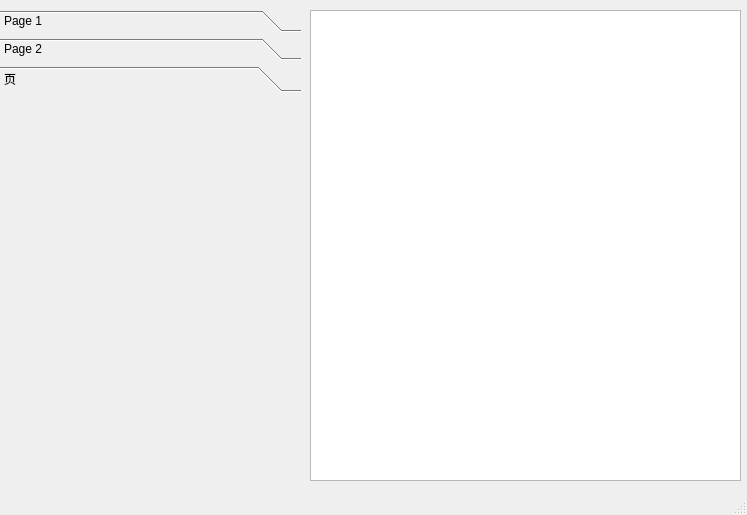
<?xml version="1.0" encoding="UTF-8"?>
<ui version="4.0">
 <class>DeviceInfo</class>
 <widget class="QMainWindow" name="DeviceInfo">
  <property name="geometry">
   <rect>
    <x>0</x>
    <y>0</y>
    <width>747</width>
    <height>515</height>
   </rect>
  </property>
  <property name="windowTitle">
   <string>MainWindow</string>
  </property>
  <widget class="QWidget" name="centralwidget">
   <widget class="QToolBox" name="toolBox">
    <property name="geometry">
     <rect>
      <x>0</x>
      <y>10</y>
      <width>301</width>
      <height>471</height>
     </rect>
    </property>
    <property name="currentIndex">
     <number>2</number>
    </property>
    <widget class="QWidget" name="logShow">
     <property name="geometry">
      <rect>
       <x>0</x>
       <y>0</y>
       <width>301</width>
       <height>366</height>
      </rect>
     </property>
     <attribute name="label">
      <string>Page 1</string>
     </attribute>
     <widget class="QListWidget" name="listWidget">
      <property name="geometry">
       <rect>
        <x>10</x>
        <y>0</y>
        <width>291</width>
        <height>361</height>
       </rect>
      </property>
      <property name="mouseTracking">
       <bool>true</bool>
      </property>
      <property name="tabletTracking">
       <bool>true</bool>
      </property>
      <property name="autoFillBackground">
       <bool>true</bool>
      </property>
     </widget>
    </widget>
    <widget class="QWidget" name="commandSet">
     <property name="geometry">
      <rect>
       <x>0</x>
       <y>0</y>
       <width>301</width>
       <height>366</height>
      </rect>
     </property>
     <attribute name="label">
      <string>Page 2</string>
     </attribute>
     <widget class="QLineEdit" name="lineEdit_code">
      <property name="geometry">
       <rect>
        <x>110</x>
        <y>230</y>
        <width>113</width>
        <height>21</height>
       </rect>
      </property>
     </widget>
     <widget class="QLineEdit" name="lineEdit_name">
      <property name="geometry">
       <rect>
        <x>110</x>
        <y>260</y>
        <width>113</width>
        <height>21</height>
       </rect>
      </property>
     </widget>
     <widget class="QPushButton" name="pushButton_save">
      <property name="geometry">
       <rect>
        <x>110</x>
        <y>330</y>
        <width>113</width>
        <height>32</height>
       </rect>
      </property>
      <property name="text">
       <string>保存配置</string>
      </property>
     </widget>
     <widget class="QPushButton" name="pushButton_add">
      <property name="geometry">
       <rect>
        <x>110</x>
        <y>300</y>
        <width>111</width>
        <height>32</height>
       </rect>
      </property>
      <property name="text">
       <string>添加参数</string>
      </property>
     </widget>
     <widget class="QLabel" name="label">
      <property name="geometry">
       <rect>
        <x>50</x>
        <y>230</y>
        <width>60</width>
        <height>16</height>
       </rect>
      </property>
      <property name="text">
       <string>设备代码</string>
      </property>
     </widget>
     <widget class="QLabel" name="label_2">
      <property name="geometry">
       <rect>
        <x>50</x>
        <y>260</y>
        <width>60</width>
        <height>16</height>
       </rect>
      </property>
      <property name="text">
       <string>设备名称</string>
      </property>
     </widget>
     <widget class="QComboBox" name="comboBox">
      <property name="geometry">
       <rect>
        <x>110</x>
        <y>180</y>
        <width>104</width>
        <height>26</height>
       </rect>
      </property>
     </widget>
    </widget>
    <widget class="QWidget" name="paramset">
     <property name="geometry">
      <rect>
       <x>0</x>
       <y>0</y>
       <width>301</width>
       <height>366</height>
      </rect>
     </property>
     <attribute name="label">
      <string>页</string>
     </attribute>
    </widget>
   </widget>
   <widget class="QTableWidget" name="tableWidget">
    <property name="geometry">
     <rect>
      <x>310</x>
      <y>10</y>
      <width>431</width>
      <height>471</height>
     </rect>
    </property>
   </widget>
  </widget>
  <widget class="QMenuBar" name="menubar">
   <property name="geometry">
    <rect>
     <x>0</x>
     <y>0</y>
     <width>747</width>
     <height>22</height>
    </rect>
   </property>
  </widget>
  <widget class="QStatusBar" name="statusbar"/>
 </widget>
 <resources/>
 <connections/>
</ui>
